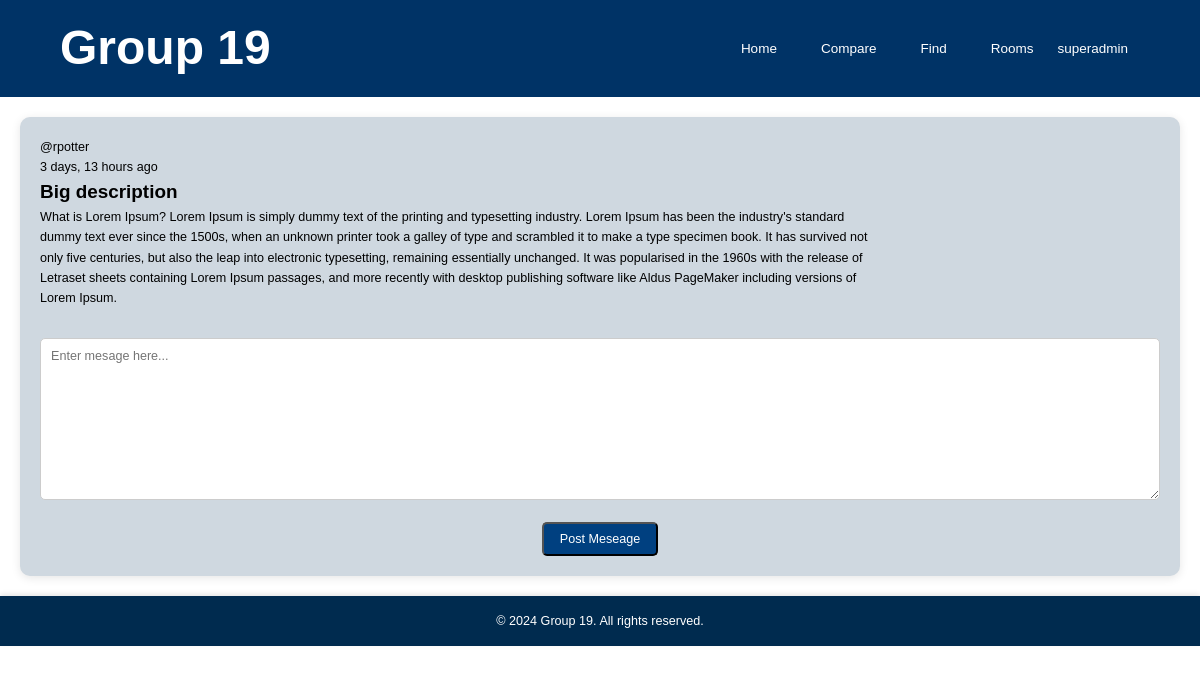
Screenshot of /rooms/6/ (signed in) with the database file from the repository.
### base/models.py (models this page shows, shortened)
class Room(models.Model):
    name = models.CharField(max_length=255)
    description = models.TextField(blank=True, null=True)
    creator = models.ForeignKey(User, on_delete=models.CASCADE, related_name="rooms_created")
    created_at = models.DateTimeField(auto_now_add=True)

### base/views.py (the view)
# urls.py: path('rooms/<int:room_id>/', views.chatroom, name='chatroom'),
@login_required(login_url='login_register')
def chatroom(request, room_id):
    room = get_object_or_404(Room, id=room_id)
    messages = room.messages.order_by('timestamp')
    if request.method == 'POST':
        form = MessageForm(request.POST)
        if form.is_valid():
            content = form.cleaned_data['content']
            Message.objects.create(room=room, content=content, user=request.user)
            return redirect('chatroom', room_id=room.id)
    else:
        form = MessageForm()
    return render(request, 'base/chatroom.html', {'room': room, 'messages': messages, 'form': form})

### base/forms.py
class MessageForm(forms.ModelForm):
    class Meta:
        model = Message
        fields = ['content']
        widgets = {
            'content': forms.Textarea(attrs={
                'placeholder': 'Enter mesage here...',
                'class': 'form-control'
            })
        }

### base/templates/base/chatroom.html (shortened to what this page needs)
{% extends 'main.html' %}
{% block content %}
<div class="container-chatroom">
    <div class="chatroom-wrapper">
        <div class="room-section">
            <div class="room-header">
                <div class="room-info">
                    <p>@{{ room.creator.username }}</p>
                    <p>{{ room.created_at|timesince }} ago</p>
                    <h2>{{ room.name }}</h2>
                    <p>{{ room.description }}</p>
                </div>
            </div>
        </div>
        <form method="POST", id="messageForm">
            <div>
                {{ form.content }}
            </div>
            <button type="submit" class="btn btn-success">Post Meseage</button>
        </form>
    </div>
</div>
{% endblock content %}

### templates/navbar.html (shortened to what this page needs)
<header>
    <div class="container header-container">
        <a href="{% url 'home' %}" class="header__logo">
            <h1>Group 19</h1>
        </a>
        <nav>
            <div class="navbar">
                <ul class="navbar-links">
                    <li><a href="{% url 'home' %}">Home</a></li>
                    <li><a href="{% url 'compare' %}">Compare</a></li>
                    <li><a href="{% url 'find' %}">Find</a></li>
                    <li><a href="{% url 'room_list' %}">Rooms</a></li>
                </ul>
                {% if user.is_authenticated %}
                <div class="dropdown">
                    <a href="#" id="profileToggle">{{ user.username }}</a>
                </div>
                {% else %}
                <a href="{% url 'login_register' %}">Login/Register</a>
                {% endif %}
            </div>
        </nav>
    </div>
  </header>

### static/styles/style.css (style rules this page uses)
* { font-family: sans-serif; margin: 0; padding: 0; box-sizing: border-box; text-rendering: optimizeLegibility; }
html { font-size: 56.25%; }
body { min-height: 100vh; line-height: 1.6; font-weight: 400; font-size: 1.5rem; color: black; background-color: white; }
a { display: inline-block; color: white; text-decoration: none; }
.container { max-width: 120rem; width: 90%; margin: auto; }
header { background-color: #003366; padding: 10px 0px; }
.header-container { display: flex; justify-content: space-between; align-items: center; }
.header__logo { text-decoration: none; color: white; font-size: 24px; font-weight: bold; }
.header__logo h1 { margin: 0; }
nav .navbar { display: flex; align-items: center; }
.navbar-links { list-style-type: none; padding: 0; margin: 0; display: flex; gap: 20px; }
.navbar-links li { list-style: none; }
.navbar-links a { text-decoration: none; color: white; font-weight: 500; padding: 8px 12px; transition: color 0.3s ease; }
#profileToggle { padding: 8px 12px; }
.room-header { display: flex; justify-content: space-between; align-items: flex-start; margin-bottom: 15px; }
.chatroom-wrapper { background-color: #cfd8e0; padding: 20px; margin: 20px; border-radius: 10px; box-shadow: 0 2px 10px rgba(0, 0, 0, 0.1); }
.room-section { margin-bottom: 30px; }
.room-info { font-size: 1.4rem; max-width: 75%; }
form { display: flex; flex-direction: column; gap: 15px; width: 100%; }
form textarea { width: 100%; padding: 10px; font-size: 1.4rem; border-radius: 5px; border: 1px solid #ccc; box-sizing: border-box; }
form button { padding: 8px 16px; font-size: 1.4rem; background-color: #004080; color: white; border-radius: 5px; cursor: pointer; transition: background-color 0.3s ease; width: auto; align-self: center; }

### rows the page displays
Room: creator.username "rpotter", created_at "3 days, 13 hours", name "Big description", description "What is Lorem Ipsum? Lorem Ipsum is simply dummy text of the printing and typesetting industry. Lorem Ipsum has been the industry's standard dummy text ever since the 1500s, when an unknown printer took a galley of type and scrambled it to make a type specimen book. It has survived not only five centuries, but also the leap into electronic typesetting, remaining essentially unchanged. It was popularised in the 1960s with the release of Letraset sheets containing Lorem Ipsum passages, and more recently with desktop publishing software like Aldus PageMaker including versions of Lorem Ipsum."

### other values shown
{{ user.username }} "superadmin"
